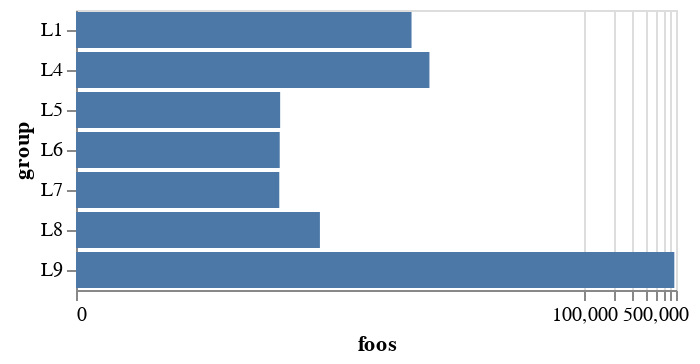

Write notebook code for a chart like this one.
### Code cell
import altair as alt
import pandas as pd

df = pd.DataFrame(
[['L1', 2000],
 ['L2', 0],
 ['L3', 0],
 ['L4', 3000],
 ['L5', 101],
 ['L6', 100],
 ['L7', 99],
 ['L8', 250],
 ['L9', 770000]],
columns=['group', 'foos'])

chart = alt.Chart(df)

alt.Chart(df).transform_filter(
    alt.datum.foos > 0  
).mark_bar().encode(
    alt.X('foos', scale=alt.Scale(type='symlog')),
    y='group'
)

### Figure 1 — Vega specification as saved in the notebook (floating-point values rounded to 4 significant figures)
{"$schema": "https://vega.github.io/schema/vega/v5.json", "data": [{"name": "source_0", "values": [{"foos_end": 2000.0, "foos_start": 0.0, "group": "L1"}, {"foos_end": 3000.0, "foos_start": 0.0, "group": "L4"}, {"foos_end": 101.0, "foos_start": 0.0, "group": "L5"}, {"foos_end": 100.0, "foos_start": 0.0, "group": "L6"}, {"foos_end": 99.0, "foos_start": 0.0, "group": "L7"}, {"foos_end": 250.0, "foos_start": 0.0, "group": "L8"}, {"foos_end": 770000.0, "foos_start": 0.0, "group": "L9"}]}, {"name": "source_0_y_domain_group", "values": [{"group": "L1"}, {"group": "L4"}, {"group": "L5"}, {"group": "L6"}, {"group": "L7"}, {"group": "L8"}, {"group": "L9"}]}], "signals": [{"name": "y_step", "value": 20}, {"name": "height", "update": "bandspace(domain('y').length, 0.1, 0.05) * y_step"}], "marks": [{"type": "rect", "name": "marks", "from": {"data": "source_0"}, "encode": {"update": {"y": {"field": "group", "scale": "y"}, "x": {"field": "foos_end", "scale": "x"}, "height": {"signal": "max(0.25, bandwidth('y'))"}, "fill": {"value": "#4c78a8"}, "x2": {"field": "foos_start", "scale": "x"}}}, "style": ["bar"]}], "scales": [{"name": "x", "type": "symlog", "domain": {"data": "source_0", "fields": ["foos_start", "foos_end"]}, "range": [0, {"signal": "width"}], "nice": true, "zero": true}, {"name": "y", "type": "band", "domain": {"data": "source_0_y_domain_group", "field": "group", "sort": true}, "range": {"step": {"signal": "y_step"}}, "paddingOuter": 0.05, "paddingInner": 0.1}], "axes": [{"scale": "x", "gridScale": "y", "labels": false, "minExtent": 0, "orient": "bottom", "ticks": false, "zindex": 0, "grid": true, "maxExtent": 0, "domain": false, "tickCount": {"signal": "ceil(width/40)"}, "aria": false}, {"scale": "x", "tickCount": {"signal": "ceil(width/40)"}, "title": "foos", "orient": "bottom", "labelFlush": true, "grid": false, "labelOverlap": "greedy", "zindex": 0}, {"scale": "y", "orient": "left", "grid": false, "title": "group", "zindex": 0}], "padding": 5, "style": "cell", "background": "white", "width": 300}
